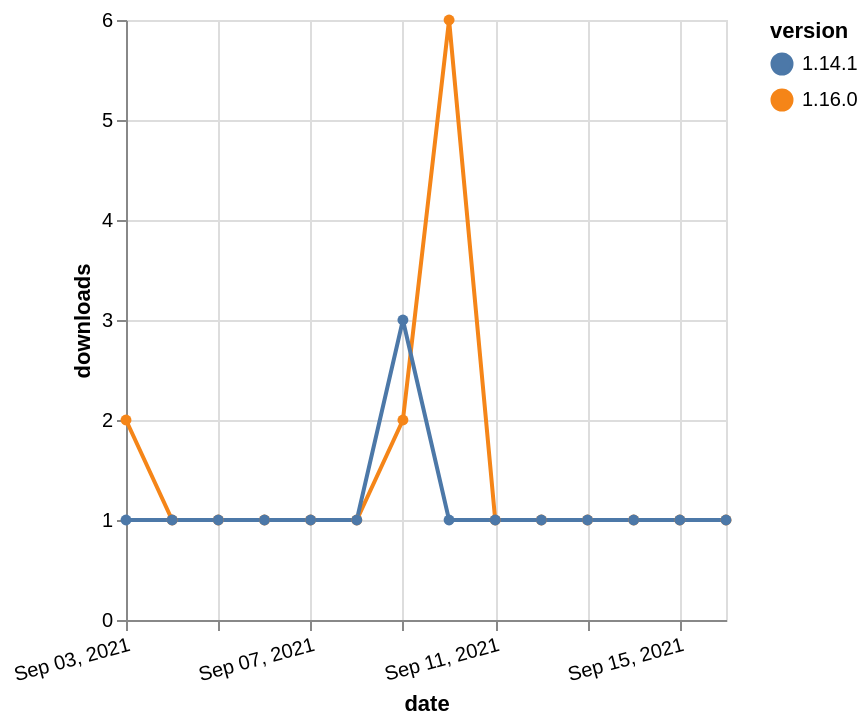

Source (Vega-Lite JSON):
### Vega-Lite specification from a JSON file in a GitHub repository (floating-point values rounded to 4 significant figures)
{"$schema": "https://vega.github.io/schema/vega-lite/v5.json", "description": "A simple bar chart with embedded data.", "data": {"values": [{"date": "2021-09-03", "total": 128, "delta": 2, "version": "1.16.0"}, {"date": "2021-09-04", "total": 129, "delta": 1, "version": "1.16.0"}, {"date": "2021-09-05", "total": 130, "delta": 1, "version": "1.16.0"}, {"date": "2021-09-06", "total": 131, "delta": 1, "version": "1.16.0"}, {"date": "2021-09-07", "total": 132, "delta": 1, "version": "1.16.0"}, {"date": "2021-09-08", "total": 133, "delta": 1, "version": "1.16.0"}, {"date": "2021-09-09", "total": 135, "delta": 2, "version": "1.16.0"}, {"date": "2021-09-10", "total": 141, "delta": 6, "version": "1.16.0"}, {"date": "2021-09-11", "total": 142, "delta": 1, "version": "1.16.0"}, {"date": "2021-09-12", "total": 143, "delta": 1, "version": "1.16.0"}, {"date": "2021-09-13", "total": 144, "delta": 1, "version": "1.16.0"}, {"date": "2021-09-14", "total": 145, "delta": 1, "version": "1.16.0"}, {"date": "2021-09-15", "total": 146, "delta": 1, "version": "1.16.0"}, {"date": "2021-09-16", "total": 147, "delta": 1, "version": "1.16.0"}, {"date": "2021-09-03", "total": 190, "delta": 1, "version": "1.14.1"}, {"date": "2021-09-04", "total": 191, "delta": 1, "version": "1.14.1"}, {"date": "2021-09-05", "total": 192, "delta": 1, "version": "1.14.1"}, {"date": "2021-09-06", "total": 193, "delta": 1, "version": "1.14.1"}, {"date": "2021-09-07", "total": 194, "delta": 1, "version": "1.14.1"}, {"date": "2021-09-08", "total": 195, "delta": 1, "version": "1.14.1"}, {"date": "2021-09-09", "total": 198, "delta": 3, "version": "1.14.1"}, {"date": "2021-09-10", "total": 199, "delta": 1, "version": "1.14.1"}, {"date": "2021-09-11", "total": 200, "delta": 1, "version": "1.14.1"}, {"date": "2021-09-12", "total": 201, "delta": 1, "version": "1.14.1"}, {"date": "2021-09-13", "total": 202, "delta": 1, "version": "1.14.1"}, {"date": "2021-09-14", "total": 203, "delta": 1, "version": "1.14.1"}, {"date": "2021-09-15", "total": 204, "delta": 1, "version": "1.14.1"}, {"date": "2021-09-16", "total": 205, "delta": 1, "version": "1.14.1"}]}, "width": "container", "mark": {"type": "line", "point": {"filled": true}}, "encoding": {"x": {"field": "date", "type": "temporal", "timeUnit": "yearmonthdate", "title": "date", "axis": {"labelAngle": -15}}, "y": {"field": "delta", "type": "quantitative", "title": "downloads"}, "color": {"field": "version", "type": "nominal"}, "tooltip": {"field": "delta"}}}
